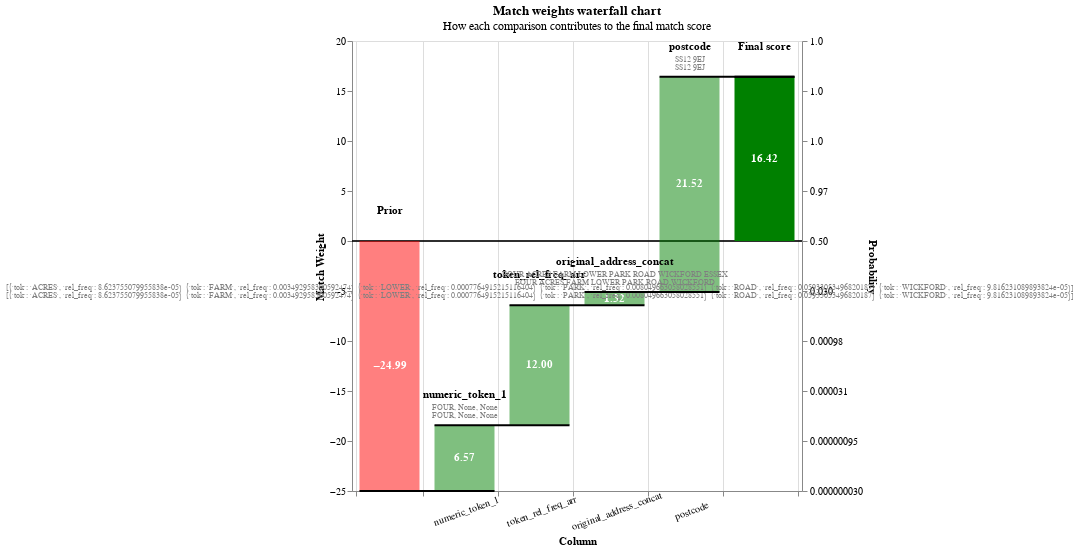
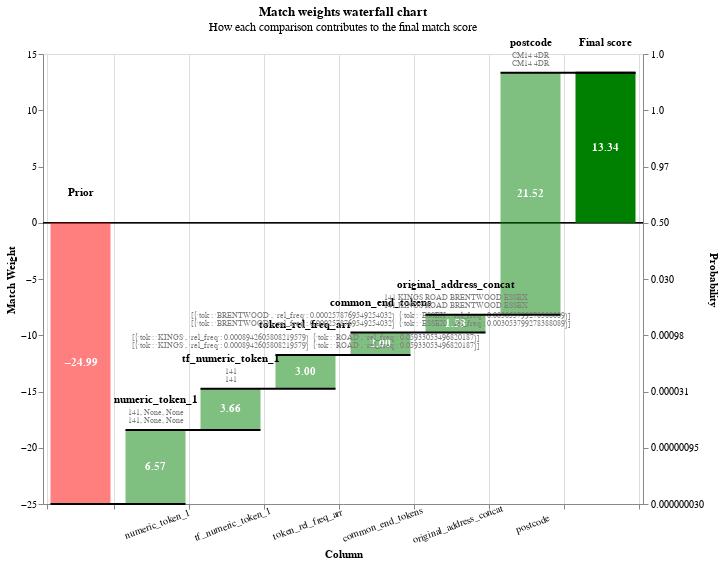
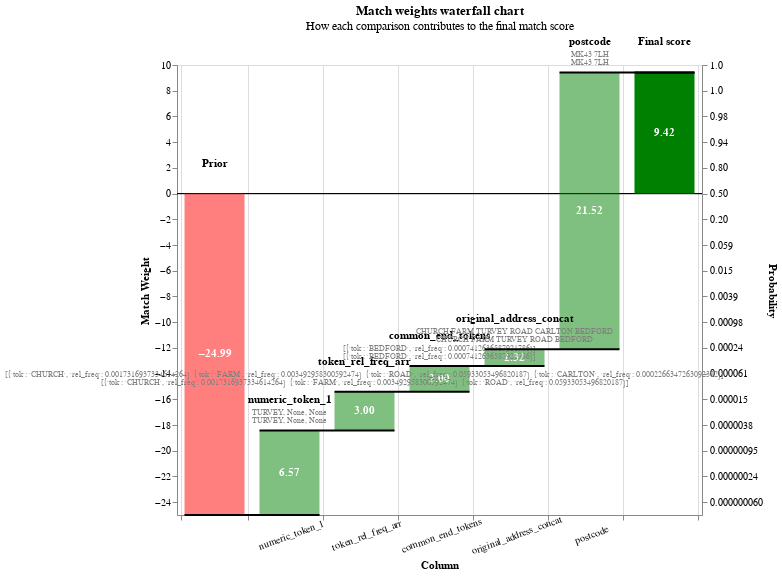

The notebook cell these images were saved under, in order:
### Code cell
sql = """
SELECT * FROM predictions WHERE match_weight > 0
QUALIFY row_number() OVER (PARTITION BY unique_id_l ORDER BY match_weight DESC) = 1
order by random()
limit 3
"""

recs = con.sql(sql).df().to_dict(orient="records")


for rec in recs:
    print("-" * 80)
    print(rec["unique_id_l"], rec["original_address_concat_l"])
    print(rec["unique_id_r"], rec["original_address_concat_r"])
    display(linker.waterfall_chart([rec]))
